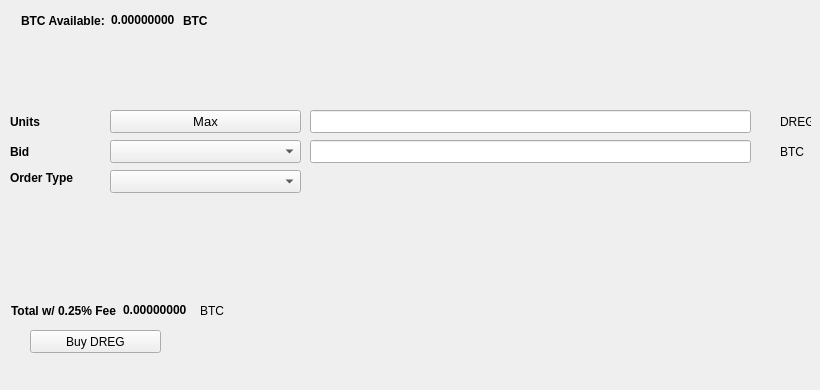
   <widget class="QWidget" name="BuyTab">
    <attribute name="title">
     <string>Buy</string>
    </attribute>
    <widget class="QPushButton" name="BuyDREG">
     <property name="geometry">
      <rect>
       <x>30</x>
       <y>330</y>
       <width>131</width>
       <height>23</height>
      </rect>
     </property>
     <property name="text">
      <string>Buy DREG</string>
     </property>
     <property name="icon">
      <iconset resource="../Dregulate.qrc">
       <normaloff>:/icons/bitcoin</normaloff>:/icons/bitcoin</iconset>
     </property>
    </widget>
    <widget class="QLabel" name="label_3">
     <property name="geometry">
      <rect>
       <x>10</x>
       <y>110</y>
       <width>46</width>
       <height>23</height>
      </rect>
     </property>
     <property name="font">
      <font>
       <weight>75</weight>
       <bold>true</bold>
      </font>
     </property>
     <property name="text">
      <string>Units</string>
     </property>
    </widget>
    <widget class="QLineEdit" name="UnitsInput">
     <property name="geometry">
      <rect>
       <x>310</x>
       <y>110</y>
       <width>441</width>
       <height>23</height>
      </rect>
     </property>
     <property name="font">
      <font>
       <pointsize>9</pointsize>
       <weight>75</weight>
       <bold>true</bold>
      </font>
     </property>
    </widget>
    <widget class="QLineEdit" name="BuyBidPriceEdit">
     <property name="geometry">
      <rect>
       <x>310</x>
       <y>140</y>
       <width>441</width>
       <height>23</height>
      </rect>
     </property>
     <property name="font">
      <font>
       <pointsize>9</pointsize>
       <weight>75</weight>
       <bold>true</bold>
      </font>
     </property>
    </widget>
    <widget class="QLabel" name="label_4">
     <property name="geometry">
      <rect>
       <x>780</x>
       <y>110</y>
       <width>31</width>
       <height>23</height>
      </rect>
     </property>
     <property name="text">
      <string>DREG</string>
     </property>
    </widget>
    <widget class="QLabel" name="label_5">
     <property name="geometry">
      <rect>
       <x>780</x>
       <y>140</y>
       <width>31</width>
       <height>23</height>
      </rect>
     </property>
     <property name="text">
      <string>BTC</string>
     </property>
    </widget>
    <widget class="QLabel" name="label_6">
     <property name="geometry">
      <rect>
       <x>10</x>
       <y>140</y>
       <width>46</width>
       <height>23</height>
      </rect>
     </property>
     <property name="font">
      <font>
       <weight>75</weight>
       <bold>true</bold>
      </font>
     </property>
     <property name="text">
      <string>Bid</string>
     </property>
    </widget>
    <widget class="QLabel" name="label_7">
     <property name="geometry">
      <rect>
       <x>10</x>
       <y>170</y>
       <width>91</width>
       <height>16</height>
      </rect>
     </property>
     <property name="font">
      <font>
       <weight>75</weight>
       <bold>true</bold>
      </font>
     </property>
     <property name="text">
      <string>Order Type</string>
     </property>
    </widget>
    <widget class="QPushButton" name="Buy_Max_Amount">
     <property name="geometry">
      <rect>
       <x>110</x>
       <y>110</y>
       <width>191</width>
       <height>23</height>
      </rect>
     </property>
     <property name="font">
      <font>
       <pointsize>10</pointsize>
      </font>
     </property>
     <property name="text">
      <string>Max</string>
     </property>
    </widget>
    <widget class="QComboBox" name="BuyBidcomboBox">
     <property name="geometry">
      <rect>
       <x>110</x>
       <y>140</y>
       <width>191</width>
       <height>23</height>
      </rect>
     </property>
     <property name="font">
      <font>
       <pointsize>10</pointsize>
      </font>
     </property>
    </widget>
    <widget class="QComboBox" name="buyOrdertypeCombo">
     <property name="geometry">
      <rect>
       <x>110</x>
       <y>170</y>
       <width>191</width>
       <height>23</height>
      </rect>
     </property>
     <property name="font">
      <font>
       <pointsize>10</pointsize>
      </font>
     </property>
    </widget>
    <widget class="QWidget" name="layoutWidget1">
     <property name="geometry">
      <rect>
       <x>21</x>
       <y>11</y>
       <width>227</width>
       <height>19</height>
      </rect>
     </property>
     <layout class="QHBoxLayout" name="horizontalLayout_3">
      <item>
       <widget class="QLabel" name="label232">
        <property name="font">
         <font>
          <weight>75</weight>
          <bold>true</bold>
         </font>
        </property>
        <property name="text">
         <string>BTC Available:</string>
        </property>
       </widget>
      </item>
      <item>
       <widget class="QLabel" name="BtcAvailableLbl">
        <property name="palette">
         <palette>
          <active>
           <colorrole role="WindowText">
            <brush brushstyle="SolidPattern">
             <color alpha="255">
              <red>0</red>
              <green>0</green>
              <blue>0</blue>
             </color>
            </brush>
           </colorrole>
           <colorrole role="Button">
            <brush brushstyle="SolidPattern">
             <color alpha="255">
              <red>0</red>
              <green>170</green>
              <blue>0</blue>
             </color>
            </brush>
           </colorrole>
           <colorrole role="Light">
            <brush brushstyle="SolidPattern">
             <color alpha="255">
              <red>0</red>
              <green>255</green>
              <blue>0</blue>
             </color>
            </brush>
           </colorrole>
           <colorrole role="Midlight">
            <brush brushstyle="SolidPattern">
             <color alpha="255">
              <red>0</red>
              <green>212</green>
              <blue>0</blue>
             </color>
            </brush>
           </colorrole>
           <colorrole role="Dark">
            <brush brushstyle="SolidPattern">
             <color alpha="255">
              <red>0</red>
              <green>85</green>
              <blue>0</blue>
             </color>
            </brush>
           </colorrole>
           <colorrole role="Mid">
            <brush brushstyle="SolidPattern">
             <color alpha="255">
              <red>0</red>
              <green>113</green>
              <blue>0</blue>
             </color>
            </brush>
           </colorrole>
           <colorrole role="Text">
            <brush brushstyle="SolidPattern">
             <color alpha="255">
              <red>0</red>
              <green>170</green>
              <blue>0</blue>
             </color>
            </brush>
           </colorrole>
           <colorrole role="BrightText">
            <brush brushstyle="SolidPattern">
             <color alpha="255">
              <red>255</red>
              <green>255</green>
              <blue>255</blue>
             </color>
            </brush>
           </colorrole>
           <colorrole role="ButtonText">
            <brush brushstyle="SolidPattern">
             <color alpha="255">
              <red>0</red>
              <green>0</green>
              <blue>0</blue>
             </color>
            </brush>
           </colorrole>
           <colorrole role="Base">
            <brush brushstyle="SolidPattern">
             <color alpha="255">
              <red>255</red>
              <green>255</green>
              <blue>255</blue>
             </color>
            </brush>
           </colorrole>
           <colorrole role="Window">
            <brush brushstyle="SolidPattern">
             <color alpha="255">
              <red>0</red>
              <green>170</green>
              <blue>0</blue>
             </color>
            </brush>
           </colorrole>
           <colorrole role="Shadow">
            <brush brushstyle="SolidPattern">
             <color alpha="255">
              <red>0</red>
              <green>0</green>
              <blue>0</blue>
             </color>
            </brush>
           </colorrole>
           <colorrole role="AlternateBase">
            <brush brushstyle="SolidPattern">
             <color alpha="255">
              <red>127</red>
              <green>212</green>
              <blue>127</blue>
             </color>
            </brush>
           </colorrole>
           <colorrole role="ToolTipBase">
            <brush brushstyle="SolidPattern">
             <color alpha="255">
              <red>255</red>
              <green>255</green>
              <blue>220</blue>
             </color>
            </brush>
           </colorrole>
           <colorrole role="ToolTipText">
            <brush brushstyle="SolidPattern">
             <color alpha="255">
              <red>0</red>
              <green>0</green>
              <blue>0</blue>
             </color>
            </brush>
           </colorrole>
          </active>
          <inactive>
           <colorrole role="WindowText">
            <brush brushstyle="SolidPattern">
             <color alpha="255">
              <red>0</red>
              <green>0</green>
              <blue>0</blue>
             </color>
            </brush>
           </colorrole>
           <colorrole role="Button">
            <brush brushstyle="SolidPattern">
             <color alpha="255">
              <red>0</red>
              <green>170</green>
              <blue>0</blue>
             </color>
            </brush>
           </colorrole>
           <colorrole role="Light">
            <brush brushstyle="SolidPattern">
             <color alpha="255">
              <red>0</red>
              <green>255</green>
              <blue>0</blue>
             </color>
            </brush>
           </colorrole>
           <colorrole role="Midlight">
            <brush brushstyle="SolidPattern">
             <color alpha="255">
              <red>0</red>
              <green>212</green>
              <blue>0</blue>
             </color>
            </brush>
           </colorrole>
           <colorrole role="Dark">
            <brush brushstyle="SolidPattern">
             <color alpha="255">
              <red>0</red>
              <green>85</green>
              <blue>0</blue>
             </color>
            </brush>
           </colorrole>
           <colorrole role="Mid">
            <brush brushstyle="SolidPattern">
             <color alpha="255">
              <red>0</red>
              <green>113</green>
              <blue>0</blue>
             </color>
            </brush>
           </colorrole>
           <colorrole role="Text">
            <brush brushstyle="SolidPattern">
             <color alpha="255">
              <red>0</red>
              <green>170</green>
              <blue>0</blue>
             </color>
            </brush>
           </colorrole>
           <colorrole role="BrightText">
            <brush brushstyle="SolidPattern">
             <color alpha="255">
              <red>255</red>
              <green>255</green>
              <blue>255</blue>
             </color>
            </brush>
           </colorrole>
           <colorrole role="ButtonText">
            <brush brushstyle="SolidPattern">
             <color alpha="255">
              <red>0</red>
              <green>0</green>
              <blue>0</blue>
             </color>
            </brush>
           </colorrole>
           <colorrole role="Base">
            <brush brushstyle="SolidPattern">
             <color alpha="255">
              <red>255</red>
              <green>255</green>
              <blue>255</blue>
             </color>
            </brush>
           </colorrole>
           <colorrole role="Window">
            <brush brushstyle="SolidPattern">
             <color alpha="255">
              <red>0</red>
              <green>170</green>
              <blue>0</blue>
             </color>
            </brush>
           </colorrole>
           <colorrole role="Shadow">
            <brush brushstyle="SolidPattern">
             <color alpha="255">
              <red>0</red>
              <green>0</green>
              <blue>0</blue>
             </color>
            </brush>
           </colorrole>
           <colorrole role="AlternateBase">
            <brush brushstyle="SolidPattern">
             <color alpha="255">
              <red>127</red>
              <green>212</green>
              <blue>127</blue>
             </color>
            </brush>
           </colorrole>
           <colorrole role="ToolTipBase">
            <brush brushstyle="SolidPattern">
             <color alpha="255">
              <red>255</red>
              <green>255</green>
              <blue>220</blue>
             </color>
            </brush>
           </colorrole>
           <colorrole role="ToolTipText">
            <brush brushstyle="SolidPattern">
             <color alpha="255">
              <red>0</red>
              <green>0</green>
              <blue>0</blue>
             </color>
            </brush>
           </colorrole>
          </inactive>
          <disabled>
           <colorrole role="WindowText">
            <brush brushstyle="SolidPattern">
             <color alpha="255">
              <red>0</red>
              <green>85</green>
              <blue>0</blue>
             </color>
            </brush>
           </colorrole>
           <colorrole role="Button">
            <brush brushstyle="SolidPattern">
             <color alpha="255">
              <red>0</red>
              <green>170</green>
              <blue>0</blue>
             </color>
            </brush>
           </colorrole>
           <colorrole role="Light">
            <brush brushstyle="SolidPattern">
             <color alpha="255">
              <red>0</red>
              <green>255</green>
              <blue>0</blue>
             </color>
            </brush>
           </colorrole>
           <colorrole role="Midlight">
            <brush brushstyle="SolidPattern">
             <color alpha="255">
              <red>0</red>
              <green>212</green>
              <blue>0</blue>
             </color>
            </brush>
           </colorrole>
           <colorrole role="Dark">
            <brush brushstyle="SolidPattern">
             <color alpha="255">
              <red>0</red>
              <green>85</green>
              <blue>0</blue>
             </color>
            </brush>
           </colorrole>
           <colorrole role="Mid">
            <brush brushstyle="SolidPattern">
             <color alpha="255">
              <red>0</red>
              <green>113</green>
              <blue>0</blue>
             </color>
            </brush>
           </colorrole>
           <colorrole role="Text">
            <brush brushstyle="SolidPattern">
             <color alpha="255">
              <red>0</red>
              <green>85</green>
              <blue>0</blue>
             </color>
            </brush>
           </colorrole>
           <colorrole role="BrightText">
            <brush brushstyle="SolidPattern">
             <color alpha="255">
              <red>255</red>
              <green>255</green>
              <blue>255</blue>
             </color>
            </brush>
           </colorrole>
           <colorrole role="ButtonText">
            <brush brushstyle="SolidPattern">
             <color alpha="255">
              <red>0</red>
              <green>85</green>
              <blue>0</blue>
             </color>
            </brush>
           </colorrole>
           <colorrole role="Base">
            <brush brushstyle="SolidPattern">
             <color alpha="255">
              <red>0</red>
              <green>170</green>
              <blue>0</blue>
             </color>
            </brush>
           </colorrole>
           <colorrole role="Window">
            <brush brushstyle="SolidPattern">
             <color alpha="255">
              <red>0</red>
              <green>170</green>
              <blue>0</blue>
             </color>
            </brush>
           </colorrole>
           <colorrole role="Shadow">
            <brush brushstyle="SolidPattern">
             <color alpha="255">
              <red>0</red>
              <green>0</green>
              <blue>0</blue>
             </color>
            </brush>
           </colorrole>
           <colorrole role="AlternateBase">
            <brush brushstyle="SolidPattern">
             <color alpha="255">
              <red>0</red>
              <green>170</green>
              <blue>0</blue>
             </color>
            </brush>
           </colorrole>
           <colorrole role="ToolTipBase">
            <brush brushstyle="SolidPattern">
             <color alpha="255">
              <red>255</red>
              <green>255</green>
              <blue>220</blue>
             </color>
            </brush>
           </colorrole>
           <colorrole role="ToolTipText">
            <brush brushstyle="SolidPattern">
             <color alpha="255">
              <red>0</red>
              <green>0</green>
              <blue>0</blue>
             </color>
            </brush>
           </colorrole>
          </disabled>
         </palette>
        </property>
        <property name="font">
         <font>
          <weight>75</weight>
          <bold>true</bold>
         </font>
        </property>
        <property name="text">
         <string>0.00000000</string>
        </property>
        <property name="textInteractionFlags">
         <set>Qt::LinksAccessibleByMouse|Qt::TextSelectableByKeyboard|Qt::TextSelectableByMouse</set>
        </property>
       </widget>
      </item>
      <item>
       <widget class="QLabel" name="BtcAvailableLbl_2">
        <property name="font">
         <font>
          <weight>75</weight>
          <bold>true</bold>
         </font>
        </property>
        <property name="text">
         <string>BTC</string>
        </property>
       </widget>
      </item>
     </layout>
    </widget>
    <widget class="QWidget" name="layoutWidge2">
     <property name="geometry">
      <rect>
       <x>11</x>
       <y>301</y>
       <width>259</width>
       <height>19</height>
      </rect>
     </property>
     <layout class="QHBoxLayout" name="horizontalLayout_4">
      <item>
       <widget class="QLabel" name="label_9">
        <property name="font">
         <font>
          <weight>75</weight>
          <bold>true</bold>
         </font>
        </property>
        <property name="text">
         <string>Total w/ 0.25% Fee</string>
        </property>
       </widget>
      </item>
      <item>
       <widget class="QLabel" name="BuyCostLabel">
        <property name="palette">
         <palette>
          <active>
           <colorrole role="WindowText">
            <brush brushstyle="SolidPattern">
             <color alpha="255">
              <red>0</red>
              <green>0</green>
              <blue>0</blue>
             </color>
            </brush>
           </colorrole>
           <colorrole role="Button">
            <brush brushstyle="SolidPattern">
             <color alpha="255">
              <red>0</red>
              <green>170</green>
              <blue>0</blue>
             </color>
            </brush>
           </colorrole>
           <colorrole role="Light">
            <brush brushstyle="SolidPattern">
             <color alpha="255">
              <red>0</red>
              <green>255</green>
              <blue>0</blue>
             </color>
            </brush>
           </colorrole>
           <colorrole role="Midlight">
            <brush brushstyle="SolidPattern">
             <color alpha="255">
              <red>0</red>
              <green>212</green>
              <blue>0</blue>
             </color>
            </brush>
           </colorrole>
           <colorrole role="Dark">
            <brush brushstyle="SolidPattern">
             <color alpha="255">
              <red>0</red>
              <green>85</green>
              <blue>0</blue>
             </color>
            </brush>
           </colorrole>
           <colorrole role="Mid">
            <brush brushstyle="SolidPattern">
             <color alpha="255">
              <red>0</red>
              <green>113</green>
              <blue>0</blue>
             </color>
            </brush>
           </colorrole>
           <colorrole role="Text">
            <brush brushstyle="SolidPattern">
             <color alpha="255">
              <red>0</red>
              <green>170</green>
              <blue>0</blue>
             </color>
            </brush>
           </colorrole>
           <colorrole role="BrightText">
            <brush brushstyle="SolidPattern">
             <color alpha="255">
              <red>255</red>
              <green>255</green>
              <blue>255</blue>
             </color>
            </brush>
           </colorrole>
           <colorrole role="ButtonText">
            <brush brushstyle="SolidPattern">
             <color alpha="255">
              <red>0</red>
              <green>0</green>
              <blue>0</blue>
             </color>
            </brush>
           </colorrole>
           <colorrole role="Base">
            <brush brushstyle="SolidPattern">
             <color alpha="255">
              <red>255</red>
              <green>255</green>
              <blue>255</blue>
             </color>
            </brush>
           </colorrole>
           <colorrole role="Window">
            <brush brushstyle="SolidPattern">
             <color alpha="255">
              <red>0</red>
              <green>170</green>
              <blue>0</blue>
             </color>
            </brush>
           </colorrole>
           <colorrole role="Shadow">
            <brush brushstyle="SolidPattern">
             <color alpha="255">
              <red>0</red>
              <green>0</green>
              <blue>0</blue>
             </color>
            </brush>
           </colorrole>
           <colorrole role="AlternateBase">
            <brush brushstyle="SolidPattern">
             <color alpha="255">
              <red>127</red>
              <green>212</green>
              <blue>127</blue>
             </color>
            </brush>
           </colorrole>
           <colorrole role="ToolTipBase">
            <brush brushstyle="SolidPattern">
             <color alpha="255">
              <red>255</red>
              <green>255</green>
              <blue>220</blue>
             </color>
            </brush>
           </colorrole>
           <colorrole role="ToolTipText">
            <brush brushstyle="SolidPattern">
             <color alpha="255">
              <red>0</red>
              <green>0</green>
              <blue>0</blue>
             </color>
            </brush>
           </colorrole>
          </active>
          <inactive>
           <colorrole role="WindowText">
            <brush brushstyle="SolidPattern">
             <color alpha="255">
              <red>0</red>
              <green>0</green>
              <blue>0</blue>
             </color>
            </brush>
           </colorrole>
           <colorrole role="Button">
            <brush brushstyle="SolidPattern">
             <color alpha="255">
              <red>0</red>
              <green>170</green>
              <blue>0</blue>
             </color>
            </brush>
           </colorrole>
           <colorrole role="Light">
            <brush brushstyle="SolidPattern">
             <color alpha="255">
              <red>0</red>
              <green>255</green>
              <blue>0</blue>
             </color>
            </brush>
           </colorrole>
           <colorrole role="Midlight">
            <brush brushstyle="SolidPattern">
             <color alpha="255">
              <red>0</red>
              <green>212</green>
              <blue>0</blue>
             </color>
            </brush>
           </colorrole>
           <colorrole role="Dark">
            <brush brushstyle="SolidPattern">
             <color alpha="255">
              <red>0</red>
              <green>85</green>
              <blue>0</blue>
             </color>
            </brush>
           </colorrole>
           <colorrole role="Mid">
            <brush brushstyle="SolidPattern">
             <color alpha="255">
              <red>0</red>
              <green>113</green>
              <blue>0</blue>
             </color>
            </brush>
           </colorrole>
           <colorrole role="Text">
            <brush brushstyle="SolidPattern">
             <color alpha="255">
              <red>0</red>
              <green>170</green>
              <blue>0</blue>
             </color>
            </brush>
           </colorrole>
           <colorrole role="BrightText">
            <brush brushstyle="SolidPattern">
             <color alpha="255">
              <red>255</red>
              <green>255</green>
              <blue>255</blue>
             </color>
            </brush>
           </colorrole>
           <colorrole role="ButtonText">
            <brush brushstyle="SolidPattern">
             <color alpha="255">
              <red>0</red>
              <green>0</green>
              <blue>0</blue>
             </color>
            </brush>
           </colorrole>
           <colorrole role="Base">
            <brush brushstyle="SolidPattern">
             <color alpha="255">
              <red>255</red>
              <green>255</green>
              <blue>255</blue>
             </color>
            </brush>
           </colorrole>
           <colorrole role="Window">
            <brush brushstyle="SolidPattern">
             <color alpha="255">
              <red>0</red>
              <green>170</green>
              <blue>0</blue>
             </color>
            </brush>
           </colorrole>
           <colorrole role="Shadow">
            <brush brushstyle="SolidPattern">
             <color alpha="255">
              <red>0</red>
              <green>0</green>
              <blue>0</blue>
             </color>
            </brush>
           </colorrole>
           <colorrole role="AlternateBase">
            <brush brushstyle="SolidPattern">
             <color alpha="255">
              <red>127</red>
              <green>212</green>
              <blue>127</blue>
             </color>
            </brush>
           </colorrole>
           <colorrole role="ToolTipBase">
            <brush brushstyle="SolidPattern">
             <color alpha="255">
              <red>255</red>
              <green>255</green>
              <blue>220</blue>
             </color>
            </brush>
           </colorrole>
           <colorrole role="ToolTipText">
            <brush brushstyle="SolidPattern">
             <color alpha="255">
              <red>0</red>
              <green>0</green>
              <blue>0</blue>
             </color>
            </brush>
           </colorrole>
          </inactive>
          <disabled>
           <colorrole role="WindowText">
            <brush brushstyle="SolidPattern">
             <color alpha="255">
              <red>0</red>
              <green>85</green>
              <blue>0</blue>
             </color>
            </brush>
           </colorrole>
           <colorrole role="Button">
            <brush brushstyle="SolidPattern">
             <color alpha="255">
              <red>0</red>
              <green>170</green>
              <blue>0</blue>
             </color>
            </brush>
           </colorrole>
           <colorrole role="Light">
            <brush brushstyle="SolidPattern">
             <color alpha="255">
              <red>0</red>
              <green>255</green>
              <blue>0</blue>
             </color>
            </brush>
           </colorrole>
           <colorrole role="Midlight">
            <brush brushstyle="SolidPattern">
             <color alpha="255">
              <red>0</red>
              <green>212</green>
              <blue>0</blue>
             </color>
            </brush>
           </colorrole>
           <colorrole role="Dark">
            <brush brushstyle="SolidPattern">
             <color alpha="255">
              <red>0</red>
              <green>85</green>
              <blue>0</blue>
             </color>
            </brush>
           </colorrole>
           <colorrole role="Mid">
            <brush brushstyle="SolidPattern">
             <color alpha="255">
              <red>0</red>
              <green>113</green>
              <blue>0</blue>
             </color>
            </brush>
           </colorrole>
           <colorrole role="Text">
            <brush brushstyle="SolidPattern">
             <color alpha="255">
              <red>0</red>
              <green>85</green>
              <blue>0</blue>
             </color>
            </brush>
           </colorrole>
           <colorrole role="BrightText">
            <brush brushstyle="SolidPattern">
             <color alpha="255">
              <red>255</red>
              <green>255</green>
              <blue>255</blue>
             </color>
            </brush>
           </colorrole>
           <colorrole role="ButtonText">
            <brush brushstyle="SolidPattern">
             <color alpha="255">
              <red>0</red>
              <green>85</green>
              <blue>0</blue>
             </color>
            </brush>
           </colorrole>
           <colorrole role="Base">
            <brush brushstyle="SolidPattern">
             <color alpha="255">
              <red>0</red>
              <green>170</green>
              <blue>0</blue>
             </color>
            </brush>
           </colorrole>
           <colorrole role="Window">
            <brush brushstyle="SolidPattern">
             <color alpha="255">
              <red>0</red>
              <green>170</green>
              <blue>0</blue>
             </color>
            </brush>
           </colorrole>
           <colorrole role="Shadow">
            <brush brushstyle="SolidPattern">
             <color alpha="255">
              <red>0</red>
              <green>0</green>
              <blue>0</blue>
             </color>
            </brush>
           </colorrole>
           <colorrole role="AlternateBase">
            <brush brushstyle="SolidPattern">
             <color alpha="255">
              <red>0</red>
              <green>170</green>
              <blue>0</blue>
             </color>
            </brush>
           </colorrole>
           <colorrole role="ToolTipBase">
            <brush brushstyle="SolidPattern">
             <color alpha="255">
              <red>255</red>
              <green>255</green>
              <blue>220</blue>
             </color>
            </brush>
           </colorrole>
           <colorrole role="ToolTipText">
            <brush brushstyle="SolidPattern">
             <color alpha="255">
              <red>0</red>
              <green>0</green>
              <blue>0</blue>
             </color>
            </brush>
           </colorrole>
          </disabled>
         </palette>
        </property>
        <property name="font">
         <font>
          <weight>75</weight>
          <bold>true</bold>
         </font>
        </property>
        <property name="autoFillBackground">
         <bool>false</bool>
        </property>
        <property name="text">
         <string>0.00000000</string>
        </property>
        <property name="textInteractionFlags">
         <set>Qt::LinksAccessibleByMouse|Qt::TextSelectableByMouse</set>
        </property>
       </widget>
      </item>
      <item>
       <widget class="QLabel" name="label_10">
        <property name="font">
         <font>
          <weight>50</weight>
          <bold>false</bold>
         </font>
        </property>
        <property name="text">
         <string>BTC</string>
        </property>
       </widget>
      </item>
     </layout>
    </widget>
    <widget class="QLabel" name="label_24">
     <property name="geometry">
      <rect>
       <x>460</x>
       <y>300</y>
       <width>281</width>
       <height>81</height>
      </rect>
     </property>
     <property name="text">
      <string/>
     </property>
     <property name="pixmap">
      <pixmap>:/images/bittrex</pixmap>
     </property>
    </widget>
   </widget>
